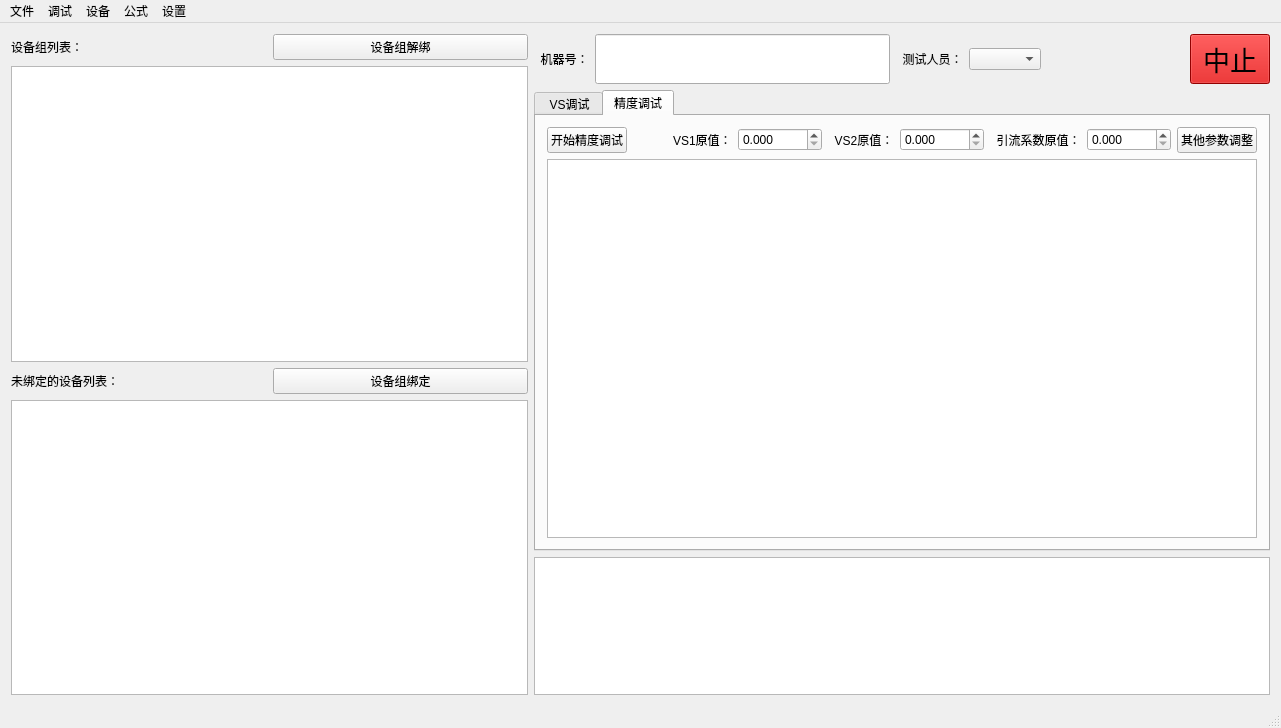
<?xml version="1.0" encoding="UTF-8"?>
<ui version="4.0">
 <class>MainWindow</class>
 <widget class="QMainWindow" name="MainWindow">
  <property name="geometry">
   <rect>
    <x>0</x>
    <y>0</y>
    <width>1281</width>
    <height>728</height>
   </rect>
  </property>
  <property name="windowTitle">
   <string>MainWindow</string>
  </property>
  <widget class="QWidget" name="centralWidget">
   <layout class="QHBoxLayout" name="horizontalLayout_7">
    <item>
     <layout class="QVBoxLayout" name="verticalLayout">
      <item>
       <layout class="QHBoxLayout" name="horizontalLayout_3">
        <item>
         <widget class="QLabel" name="label">
          <property name="text">
           <string>设备组列表： </string>
          </property>
         </widget>
        </item>
        <item>
         <widget class="QPushButton" name="pushButtonUntie">
          <property name="text">
           <string>设备组解绑</string>
          </property>
         </widget>
        </item>
       </layout>
      </item>
      <item>
       <widget class="QTableView" name="tableView"/>
      </item>
      <item>
       <layout class="QHBoxLayout" name="horizontalLayout_2">
        <item>
         <widget class="QLabel" name="label_2">
          <property name="text">
           <string>未绑定的设备列表：</string>
          </property>
         </widget>
        </item>
        <item>
         <widget class="QPushButton" name="pushButtonTie">
          <property name="text">
           <string>设备组绑定</string>
          </property>
         </widget>
        </item>
       </layout>
      </item>
      <item>
       <widget class="QListView" name="listView_2"/>
      </item>
     </layout>
    </item>
    <item>
     <layout class="QVBoxLayout" name="verticalLayout_2">
      <item>
       <layout class="QHBoxLayout" name="horizontalLayout_4">
        <item>
         <widget class="QLabel" name="label_5">
          <property name="text">
           <string>  机器号：</string>
          </property>
         </widget>
        </item>
        <item>
         <widget class="QLineEdit" name="lineEditJiNumber_mode1">
          <property name="sizePolicy">
           <sizepolicy hsizetype="Fixed" vsizetype="Fixed">
            <horstretch>0</horstretch>
            <verstretch>0</verstretch>
           </sizepolicy>
          </property>
          <property name="minimumSize">
           <size>
            <width>0</width>
            <height>50</height>
           </size>
          </property>
          <property name="font">
           <font>
            <pointsize>25</pointsize>
           </font>
          </property>
          <property name="text">
           <string/>
          </property>
          <property name="readOnly">
           <bool>true</bool>
          </property>
         </widget>
        </item>
        <item>
         <widget class="QLabel" name="label_6">
          <property name="text">
           <string>  测试人员：</string>
          </property>
         </widget>
        </item>
        <item>
         <widget class="QComboBox" name="comboBoxWorker1"/>
        </item>
        <item>
         <spacer name="horizontalSpacer_4">
          <property name="orientation">
           <enum>Qt::Horizontal</enum>
          </property>
          <property name="sizeHint" stdset="0">
           <size>
            <width>40</width>
            <height>20</height>
           </size>
          </property>
         </spacer>
        </item>
        <item>
         <widget class="QPushButton" name="pushButtonStop">
          <property name="minimumSize">
           <size>
            <width>0</width>
            <height>50</height>
           </size>
          </property>
          <property name="font">
           <font>
            <pointsize>20</pointsize>
           </font>
          </property>
          <property name="styleSheet">
           <string notr="true">background:rgb(204, 0, 0)</string>
          </property>
          <property name="text">
           <string>中止</string>
          </property>
         </widget>
        </item>
       </layout>
      </item>
      <item>
       <widget class="QTabWidget" name="tabWidget">
        <property name="currentIndex">
         <number>1</number>
        </property>
        <widget class="QWidget" name="tab">
         <attribute name="title">
          <string> VS调试</string>
         </attribute>
         <layout class="QVBoxLayout" name="verticalLayout_4">
          <item>
           <layout class="QHBoxLayout" name="horizontalLayout_5">
            <item>
             <widget class="QPushButton" name="pushButtonStartVS1">
              <property name="text">
               <string>开始VS1调试</string>
              </property>
             </widget>
            </item>
            <item>
             <widget class="QLabel" name="label_3">
              <property name="text">
               <string>VS1原值：</string>
              </property>
             </widget>
            </item>
            <item>
             <widget class="QDoubleSpinBox" name="doubleSpinBoxVS1Value_vsmode">
              <property name="decimals">
               <number>3</number>
              </property>
              <property name="maximum">
               <double>99999.990000000005239</double>
              </property>
             </widget>
            </item>
            <item>
             <spacer name="horizontalSpacer">
              <property name="orientation">
               <enum>Qt::Horizontal</enum>
              </property>
              <property name="sizeType">
               <enum>QSizePolicy::Expanding</enum>
              </property>
              <property name="sizeHint" stdset="0">
               <size>
                <width>40</width>
                <height>20</height>
               </size>
              </property>
             </spacer>
            </item>
           </layout>
          </item>
          <item>
           <widget class="QTableWidget" name="tableWidgetvs1">
            <property name="verticalScrollBarPolicy">
             <enum>Qt::ScrollBarAlwaysOn</enum>
            </property>
            <property name="editTriggers">
             <set>QAbstractItemView::DoubleClicked</set>
            </property>
           </widget>
          </item>
          <item>
           <layout class="QHBoxLayout" name="horizontalLayout_6">
            <item>
             <widget class="QPushButton" name="pushButtonStartVS2">
              <property name="maximumSize">
               <size>
                <width>106</width>
                <height>16777215</height>
               </size>
              </property>
              <property name="text">
               <string>开始VS2调试</string>
              </property>
             </widget>
            </item>
            <item>
             <widget class="QLabel" name="label_4">
              <property name="sizePolicy">
               <sizepolicy hsizetype="Fixed" vsizetype="Preferred">
                <horstretch>0</horstretch>
                <verstretch>0</verstretch>
               </sizepolicy>
              </property>
              <property name="text">
               <string>  VS2原值：</string>
              </property>
             </widget>
            </item>
            <item>
             <widget class="QDoubleSpinBox" name="doubleSpinBoxVS2Value_vsmode">
              <property name="decimals">
               <number>3</number>
              </property>
              <property name="maximum">
               <double>99999.990000000005239</double>
              </property>
             </widget>
            </item>
            <item>
             <spacer name="horizontalSpacer_3">
              <property name="orientation">
               <enum>Qt::Horizontal</enum>
              </property>
              <property name="sizeHint" stdset="0">
               <size>
                <width>40</width>
                <height>20</height>
               </size>
              </property>
             </spacer>
            </item>
           </layout>
          </item>
          <item>
           <widget class="Line" name="line">
            <property name="orientation">
             <enum>Qt::Horizontal</enum>
            </property>
           </widget>
          </item>
          <item>
           <widget class="QTableWidget" name="tableWidgetvs2"/>
          </item>
         </layout>
        </widget>
        <widget class="QWidget" name="tab_2">
         <attribute name="title">
          <string>精度调试</string>
         </attribute>
         <layout class="QVBoxLayout" name="verticalLayout_3">
          <item>
           <layout class="QHBoxLayout" name="horizontalLayout">
            <item>
             <widget class="QPushButton" name="pushButtonStartJingdu">
              <property name="text">
               <string>开始精度调试</string>
              </property>
             </widget>
            </item>
            <item>
             <spacer name="horizontalSpacer_2">
              <property name="orientation">
               <enum>Qt::Horizontal</enum>
              </property>
              <property name="sizeType">
               <enum>QSizePolicy::Expanding</enum>
              </property>
              <property name="sizeHint" stdset="0">
               <size>
                <width>40</width>
                <height>20</height>
               </size>
              </property>
             </spacer>
            </item>
            <item>
             <widget class="QLabel" name="label_11">
              <property name="text">
               <string>VS1原值：</string>
              </property>
             </widget>
            </item>
            <item>
             <widget class="QDoubleSpinBox" name="doubleSpinBoxVS1Value_jdmode">
              <property name="decimals">
               <number>3</number>
              </property>
              <property name="maximum">
               <double>99999.990000000005239</double>
              </property>
             </widget>
            </item>
            <item>
             <widget class="QLabel" name="label_7">
              <property name="text">
               <string>  VS2原值：</string>
              </property>
             </widget>
            </item>
            <item>
             <widget class="QDoubleSpinBox" name="doubleSpinBoxVS2Value_jdmode">
              <property name="decimals">
               <number>3</number>
              </property>
              <property name="maximum">
               <double>99999.990000000005239</double>
              </property>
             </widget>
            </item>
            <item>
             <widget class="QLabel" name="label_8">
              <property name="text">
               <string>  引流系数原值：</string>
              </property>
             </widget>
            </item>
            <item>
             <widget class="QDoubleSpinBox" name="doubleSpinBoxYinliuValue_jdmode">
              <property name="decimals">
               <number>3</number>
              </property>
              <property name="maximum">
               <double>99999.990000000005239</double>
              </property>
             </widget>
            </item>
            <item>
             <widget class="QPushButton" name="pushButtonJingduConfig">
              <property name="text">
               <string>其他参数调整</string>
              </property>
             </widget>
            </item>
           </layout>
          </item>
          <item>
           <widget class="QTableWidget" name="tableWidget_2"/>
          </item>
         </layout>
        </widget>
       </widget>
      </item>
      <item>
       <widget class="QTextEdit" name="logTextEdit">
        <property name="maximumSize">
         <size>
          <width>99999</width>
          <height>200</height>
         </size>
        </property>
        <property name="readOnly">
         <bool>true</bool>
        </property>
       </widget>
      </item>
     </layout>
    </item>
   </layout>
  </widget>
  <widget class="QMenuBar" name="menuBar">
   <property name="geometry">
    <rect>
     <x>0</x>
     <y>0</y>
     <width>1281</width>
     <height>31</height>
    </rect>
   </property>
   <widget class="QMenu" name="menuFile">
    <property name="title">
     <string>文件</string>
    </property>
    <addaction name="actionSave"/>
    <addaction name="actionSave_as"/>
   </widget>
   <widget class="QMenu" name="menu">
    <property name="title">
     <string>调试</string>
    </property>
    <addaction name="actionVs"/>
    <addaction name="actionJingdu"/>
   </widget>
   <widget class="QMenu" name="menu_2">
    <property name="title">
     <string>设备</string>
    </property>
    <addaction name="actionGroupBound"/>
    <addaction name="actionGroupUnbound"/>
   </widget>
   <widget class="QMenu" name="menu_3">
    <property name="title">
     <string>公式</string>
    </property>
    <addaction name="actionVSFormula"/>
    <addaction name="actionJDFormula"/>
   </widget>
   <widget class="QMenu" name="menu_4">
    <property name="title">
     <string>设置</string>
    </property>
    <addaction name="actionSetIP"/>
    <addaction name="actionAdd_Worker"/>
   </widget>
   <addaction name="menuFile"/>
   <addaction name="menu"/>
   <addaction name="menu_2"/>
   <addaction name="menu_3"/>
   <addaction name="menu_4"/>
  </widget>
  <widget class="QStatusBar" name="statusBar"/>
  <action name="actionSave">
   <property name="text">
    <string>保存</string>
   </property>
  </action>
  <action name="actionSave_as">
   <property name="text">
    <string>另存为</string>
   </property>
  </action>
  <action name="actionVs">
   <property name="text">
    <string>VS调试</string>
   </property>
  </action>
  <action name="actionJingdu">
   <property name="text">
    <string>精度调试</string>
   </property>
  </action>
  <action name="actionGroupBound">
   <property name="text">
    <string>设备组绑定</string>
   </property>
  </action>
  <action name="actionGroupUnbound">
   <property name="text">
    <string>设备组解绑</string>
   </property>
  </action>
  <action name="actionSetIP">
   <property name="text">
    <string>设置IP</string>
   </property>
  </action>
  <action name="actionchange_theme">
   <property name="text">
    <string>change theme</string>
   </property>
  </action>
  <action name="actionAdd_Worker">
   <property name="text">
    <string>工作人员</string>
   </property>
  </action>
  <action name="actionVSFormula">
   <property name="text">
    <string>VS调试公式</string>
   </property>
  </action>
  <action name="actionJDFormula">
   <property name="text">
    <string>精度调试公式</string>
   </property>
  </action>
 </widget>
 <layoutdefault spacing="6" margin="11"/>
 <resources/>
 <connections/>
</ui>
